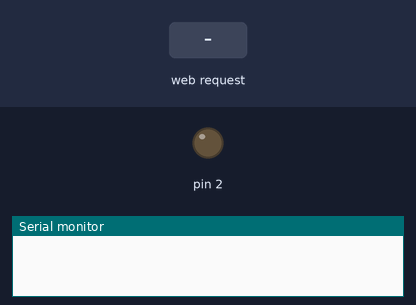
A sketch run on a simulated Arduino Uno, built for the host (arithmetic inside an expression is 32-bit, double 64-bit). On the bench: output pins drawn as LEDs (lit = HIGH), the last lines printed to the serial monitor. The inputs (shaded band) are chosen by the test bench. WiFi joins after 1.5 s; servers stay silent unless stated.

Above: at 1.2 s.
1.3 s: HTTP request GET /?LED2=2 received
At 1.8 s:
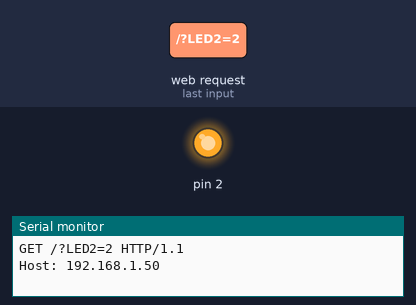
Timing chart, 0 to 4.3 s (numbered marks = the images above; inputs shaded):
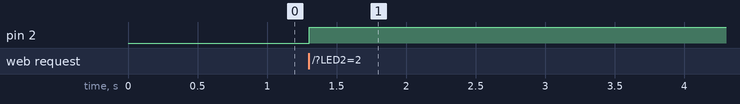

The sketch:

WebServerCtrlLEDpin2Version1Ok.ino
```cpp
/////////////////////////////////////////////////////////////////////////////
//                        My Project from Arduino                          //
//                      Project WebServer Control LED                      //
//                        By Mr.Rattaphong Sutamma                         //
//            Control LED pin 2 on/off on Web ip 192.168.137.20            //
/////////////////////////////////////////////////////////////////////////////

//include SPI and Ethernet from library
#include <SPI.h>
#include <Ethernet.h>

// MAC address from Ethernet shield sticker under board
byte mac[] = { 0xDE, 0xAD, 0xBE, 0xEF, 0xFE, 0xED };

// IP address, may need to change depending on network
IPAddress ip(192, 168, 137, 20);

// create a server at port 80
EthernetServer server(80);

// stores the HTTP request
String HTTP_req;

// state of LED, off by default
boolean LED_status = 0;

////////////////////////////////setup program////////////////////////////////
void setup()
{

    // initialize Ethernet device
    Ethernet.begin(mac, ip);

    // start to listen for clients
    server.begin();

    // for diagnostics
    Serial.begin(9600);

    // LED on pin 2
    pinMode(2, OUTPUT);
}

///////////////////////////////loop program//////////////////////////////////
void loop()
{

    // try to get client
    EthernetClient client = server.available();

    // got client?
    if (client) {
        boolean currentLineIsBlank = true;
        while (client.connected()) {

            // client data available to read
            if (client.available()) {

                // read 1 byte (character) from client
                char c = client.read();

                // save the HTTP request 1 char at a time
                HTTP_req += c;

                // last line of client request is blank and ends with \n
                // respond to client only after last line received
                if (c == '\n' && currentLineIsBlank) {

                    // send a standard http response header
                    client.println("HTTP/1.1 200 OK");
                    client.println("Content-Type: text/html");
                    client.println("Connection: close");
                    client.println();

                    // send web page
                    client.println("<!DOCTYPE html>");
                    client.println("<html>");
                    client.println("<head>");
                    client.println("<title>Arduino LED Control</title>");
                    client.println("</head>");
                    client.println("<body>");
                    client.println("<h1>LED</h1>");
                    client.println("<p>Click to switch LED on and off.</p>");
                    client.println("<form method=\"get\">");
                    ProcessCheckbox(client);
                    client.println("</form>");
                    client.println("</body>");
                    client.println("</html>");
                    Serial.print(HTTP_req);

                    // finished with request, empty string
                    HTTP_req = "";
                    break;
                }

                // every line of text received from the client ends with \r\n
                if (c == '\n') {

                    // last character on line of received text
                    // starting new line with next character read
                    currentLineIsBlank = true;
                }
                else if (c != '\r') {

                    // a text character was received from client
                    currentLineIsBlank = false;
                }

            // end if (client.available())
            }

        // end while (client.connected())
        }

        // give the web browser time to receive the data
        delay(1);

        // close the connection
        client.stop();

    // end if (client)
    }
}

// switch LED and send back HTML for LED checkbox
void ProcessCheckbox(EthernetClient cl)
{

    // see if checkbox was clicked
    if (HTTP_req.indexOf("LED2=2") > -1) {

        // the checkbox was clicked, toggle the LED
        if (LED_status) {
            LED_status = 0;
        }
        else {
            LED_status = 1;
        }
    }

    // switch LED on
    if (LED_status) {
        digitalWrite(2, HIGH);

        // checkbox is checked
        cl.println("<input type=\"checkbox\" name=\"LED2\" value=\"2\" \
        onclick=\"submit();\" checked>LED2");
    }

    // switch LED off
    else {
        digitalWrite(2, LOW);

        // checkbox is unchecked
        cl.println("<input type=\"checkbox\" name=\"LED2\" value=\"2\" \
        onclick=\"submit();\">LED2");
    }
}

///////////////////////////////Good Luck/////////////////////////////////////
```

Measured:
- after the input at 1.3 s, pin 2: LOW → HIGH at once
